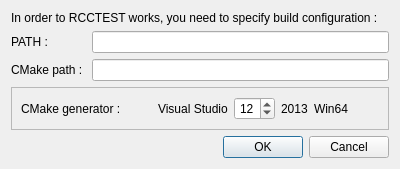
<?xml version="1.0" encoding="UTF-8"?>
<ui version="4.0">
 <class>BuildConfigDialog</class>
 <widget class="QDialog" name="BuildConfigDialog">
  <property name="geometry">
   <rect>
    <x>0</x>
    <y>0</y>
    <width>400</width>
    <height>166</height>
   </rect>
  </property>
  <property name="windowTitle">
   <string>Setup build configuration</string>
  </property>
  <layout class="QGridLayout" name="gridLayout">
   <item row="0" column="0">
    <widget class="QLabel" name="label">
     <property name="text">
      <string>In order to RCCTEST works, you need to specify build configuration :</string>
     </property>
    </widget>
   </item>
   <item row="3" column="0">
    <widget class="QDialogButtonBox" name="_buttons">
     <property name="orientation">
      <enum>Qt::Horizontal</enum>
     </property>
     <property name="standardButtons">
      <set>QDialogButtonBox::Cancel|QDialogButtonBox::Ok</set>
     </property>
    </widget>
   </item>
   <item row="1" column="0">
    <layout class="QFormLayout" name="formLayout">
     <property name="verticalSpacing">
      <number>6</number>
     </property>
     <item row="2" column="0">
      <widget class="QLabel" name="label_2">
       <property name="text">
        <string>CMake path : </string>
       </property>
      </widget>
     </item>
     <item row="2" column="1">
      <widget class="QLineEdit" name="_cmakePath"/>
     </item>
     <item row="1" column="0">
      <widget class="QLabel" name="label_5">
       <property name="text">
        <string>PATH :</string>
       </property>
      </widget>
     </item>
     <item row="1" column="1">
      <widget class="QLineEdit" name="_path"/>
     </item>
    </layout>
   </item>
   <item row="2" column="0">
    <widget class="QFrame" name="_isWin">
     <property name="frameShape">
      <enum>QFrame::StyledPanel</enum>
     </property>
     <property name="frameShadow">
      <enum>QFrame::Raised</enum>
     </property>
     <layout class="QHBoxLayout" name="horizontalLayout_2">
      <item>
       <widget class="QLabel" name="label_3">
        <property name="text">
         <string>CMake generator :</string>
        </property>
       </widget>
      </item>
      <item>
       <spacer name="horizontalSpacer_2">
        <property name="orientation">
         <enum>Qt::Horizontal</enum>
        </property>
        <property name="sizeHint" stdset="0">
         <size>
          <width>40</width>
          <height>20</height>
         </size>
        </property>
       </spacer>
      </item>
      <item>
       <widget class="QLabel" name="label_4">
        <property name="text">
         <string>Visual Studio</string>
        </property>
       </widget>
      </item>
      <item>
       <widget class="QSpinBox" name="_vsversion">
        <property name="alignment">
         <set>Qt::AlignCenter</set>
        </property>
        <property name="minimum">
         <number>8</number>
        </property>
        <property name="maximum">
         <number>20</number>
        </property>
        <property name="value">
         <number>12</number>
        </property>
       </widget>
      </item>
      <item>
       <widget class="QLabel" name="_vsyear">
        <property name="text">
         <string>2013</string>
        </property>
       </widget>
      </item>
      <item>
       <widget class="QLabel" name="_arch64">
        <property name="text">
         <string>Win64</string>
        </property>
       </widget>
      </item>
      <item>
       <spacer name="horizontalSpacer">
        <property name="orientation">
         <enum>Qt::Horizontal</enum>
        </property>
        <property name="sizeHint" stdset="0">
         <size>
          <width>40</width>
          <height>20</height>
         </size>
        </property>
       </spacer>
      </item>
     </layout>
    </widget>
   </item>
  </layout>
 </widget>
 <resources/>
 <connections>
  <connection>
   <sender>_buttons</sender>
   <signal>rejected()</signal>
   <receiver>BuildConfigDialog</receiver>
   <slot>reject()</slot>
   <hints>
    <hint type="sourcelabel">
     <x>199</x>
     <y>145</y>
    </hint>
    <hint type="destinationlabel">
     <x>199</x>
     <y>82</y>
    </hint>
   </hints>
  </connection>
 </connections>
</ui>
